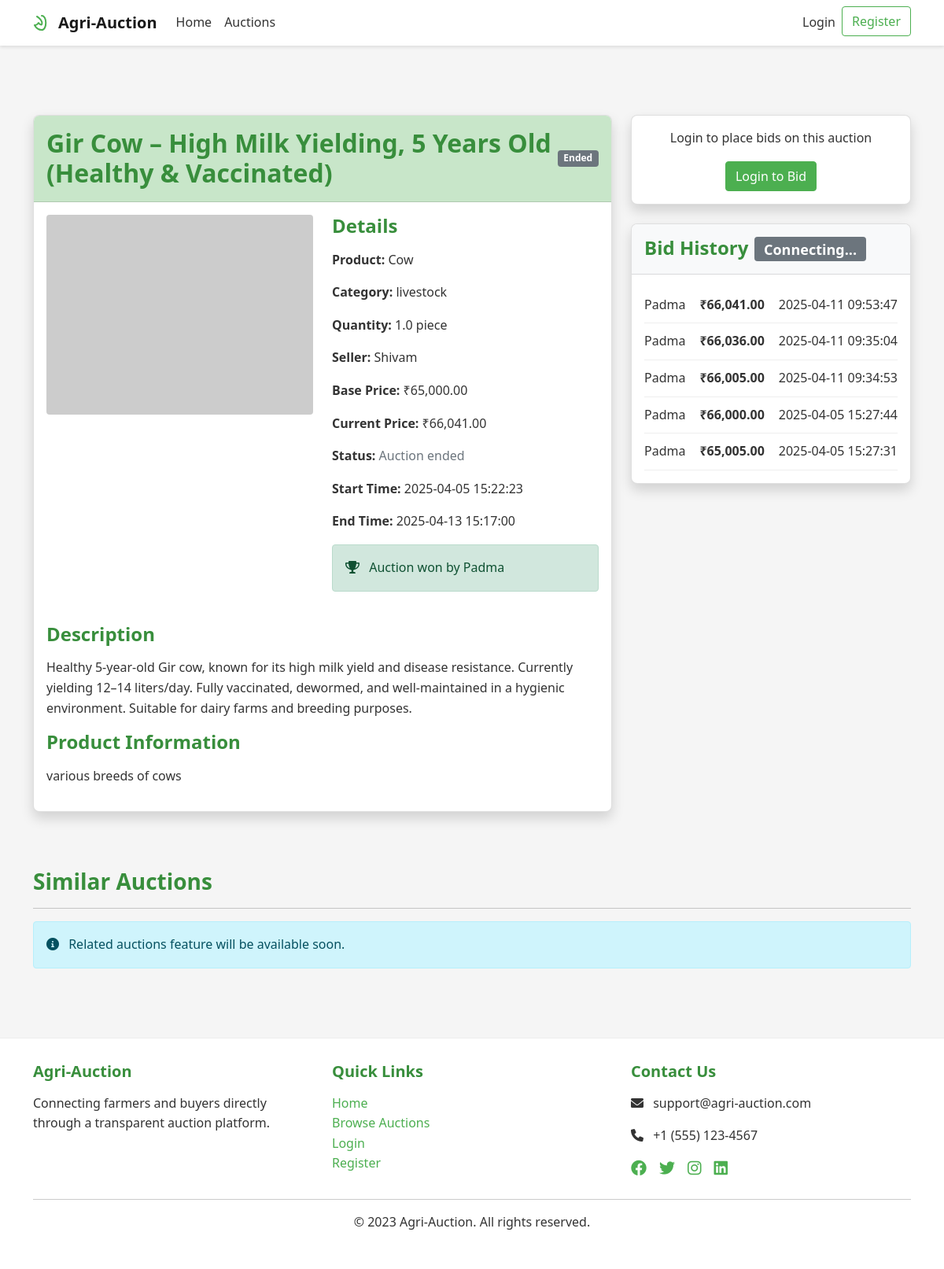
The page /auction/5 on the database its author committed.
### models.py (models this page shows, shortened)
class Auction(db.Model):
    id = db.Column(db.Integer, primary_key=True)
    title = db.Column(db.String(100), nullable=False)
    description = db.Column(db.Text, nullable=True)
    quantity = db.Column(db.Float, nullable=False)
    unit = db.Column(db.String(20), nullable=False)  # kg, tons, etc.
    base_price = db.Column(db.Float, nullable=False)
    current_price = db.Column(db.Float, nullable=False)
    image_url = db.Column(db.String(256), nullable=True)
    start_time = db.Column(db.DateTime, default=datetime.utcnow)
    end_time = db.Column(db.DateTime, nullable=False)
    is_active = db.Column(db.Boolean, default=True)
    created_at = db.Column(db.DateTime, default=datetime.utcnow)
    owner_id = db.Column(db.Integer, db.ForeignKey('user.id'), nullable=False)
    product_id = db.Column(db.Integer, db.ForeignKey('product.id'), nullable=False)
    winner_id = db.Column(db.Integer, db.ForeignKey('user.id'), nullable=True)
    bids = db.relationship('Bid', backref='auction', lazy=True)
    transactions = db.relationship('Transaction', backref='auction', lazy=True)
    def is_ended(self):
        return datetime.utcnow() > self.end_time

class Product(db.Model):
    id = db.Column(db.Integer, primary_key=True)
    name = db.Column(db.String(100), nullable=False)
    category = db.Column(db.String(50), nullable=False)
    description = db.Column(db.Text, nullable=True)
    auctions = db.relationship('Auction', backref='product', lazy=True)

class User(UserMixin, db.Model):
    id = db.Column(db.Integer, primary_key=True)
    username = db.Column(db.String(64), unique=True, nullable=False)
    email = db.Column(db.String(120), unique=True, nullable=False)
    password_hash = db.Column(db.String(256), nullable=False)
    first_name = db.Column(db.String(64), nullable=True)
    last_name = db.Column(db.String(64), nullable=True)
    phone = db.Column(db.String(20), nullable=True)
    address = db.Column(db.String(256), nullable=True)
    is_farmer = db.Column(db.Boolean, default=False)
    is_admin = db.Column(db.Boolean, default=False)
    created_at = db.Column(db.DateTime, default=datetime.utcnow)
    auctions = db.relationship('Auction', foreign_keys='Auction.owner_id', backref='owner', lazy=True)
    bids = db.relationship('Bid', backref='bidder', lazy=True)
    won_auctions = db.relationship('Auction', foreign_keys='Auction.winner_id', backref='winner', lazy=True)
    buyer_transactions = db.relationship('Transaction', foreign_keys='Transaction.buyer_id', backref='buyer', lazy=True)
    seller_transactions = db.relationship('Transaction', foreign_keys='Transaction.seller_id', backref='seller', lazy=True)

class Bid(db.Model):
    id = db.Column(db.Integer, primary_key=True)
    amount = db.Column(db.Float, nullable=False)
    created_at = db.Column(db.DateTime, default=datetime.utcnow)
    auction_id = db.Column(db.Integer, db.ForeignKey('auction.id'), nullable=False)
    user_id = db.Column(db.Integer, db.ForeignKey('user.id'), nullable=False)

### routes.py (the view, shortened to what this page needs)
    @app.route('/auction/<int:auction_id>', methods=['GET', 'POST'])
    def auction_detail(auction_id):
        auction = Auction.query.get_or_404(auction_id)
        update_auction_status(auction)
        form = BidForm()
        form.auction_id.data = auction_id
        bid_history = Bid.query.filter_by(auction_id=auction_id).order_by(desc(Bid.created_at)).all()
        return render_template('auction_detail.html',
                               auction=auction,
                               form=form,
                               bid_history=bid_history,
                               now=datetime.utcnow())

### templates/auction_detail.html (shortened to what this page needs)
{% extends "base.html" %}
{% block content %}
<div class="container py-5">
    <div class="row">
        <div class="col-md-8">
            <div class="card shadow mb-4">
                <div class="card-header d-flex justify-content-between align-items-center">
                    <h2 class="mb-0">{{ auction.title }}</h2>
                    <span class="badge bg-{{ 'success' if auction.is_active else 'secondary' }}">
                        {{ 'Active' if auction.is_active else 'Ended' }}
                    </span>
                </div>
                <div class="card-body">
                    <div class="row mb-4">
                        <div class="col-md-6">
                            <img src="{{ auction.image_url or 'https://via.placeholder.com/400x300?text=No+Image+Available' }}"
                                 class="img-fluid rounded auction-image" alt="{{ auction.title }}">
                        </div>
                        <div class="col-md-6">
                            <h4 class="mb-3">Details</h4>
                            <p><strong>Product:</strong> {{ auction.product.name }}</p>
                            <p><strong>Category:</strong> {{ auction.product.category }}</p>
                            <p><strong>Quantity:</strong> {{ auction.quantity }} {{ auction.unit }}</p>
                            <p><strong>Seller:</strong> {{ auction.owner.username }}</p>
                            <p><strong>Base Price:</strong> {{ auction.base_price|currency }}</p>
                            <p><strong>Current Price:</strong> <span id="current-price">{{ auction.current_price|currency }}</span></p>
                            <p>
                                <strong>Status:</strong>
                                {% if auction.is_active %}
                                <span class="text-success">Auction ending in <span class="countdown" data-end-time="{{ auction.end_time }}">...</span></span>
                                {% else %}
                                <span class="text-secondary">Auction ended</span>
                                {% endif %}
                            </p>
                            <p><strong>Start Time:</strong> {{ auction.start_time|format_datetime }}</p>
                            <p><strong>End Time:</strong> {{ auction.end_time|format_datetime }}</p>
                            {% if auction.is_ended() and auction.winner_id %}
                                <div class="alert alert-success">
                                    <i class="fas fa-trophy me-2"></i>
                                    {% if auction.winner_id == current_user.id %}
                                        Congratulations! You won this auction!
                                        <a href="{{ url_for('payment', auction_id=auction.id) }}" class="btn btn-success btn-sm mt-2">Complete Payment</a>
                                    {% else %}
                                        Auction won by {{ auction.winner.username }}
                                    {% endif %}
                                </div>
                            {% elif auction.is_ended() %}
                                <div class="alert alert-warning">
                                    <i class="fas fa-exclamation-circle me-2"></i>
                                    Auction ended with no bids.
                                </div>
                            {% endif %}
                        </div>
                    </div>
                    <h4>Description</h4>
                    <p>{{ auction.description or 'No description provided.' }}</p>
                    <h4>Product Information</h4>
                    <p>{{ auction.product.description or 'No product information provided.' }}</p>
                </div>
            </div>
        </div>
        <div class="col-md-4">
            {% if auction.is_active and current_user.is_authenticated and not current_user.is_farmer and current_user.id != auction.owner_id %}
            <div class="card shadow mb-4">
                <div class="card-header bg-primary text-white">
                    <h4 class="mb-0">Place Your Bid</h4>
                </div>
                <div class="card-body">
                    <div id="bid-alert"></div>
                    <form id="bid-form">
                        {{ form.hidden_tag() }}
                        <input type="hidden" name="auction_id" id="auction_id" value="{{ auction.id }}">
                        <div class="mb-3">
                            {{ form.amount.label(class="form-label") }}
                            {% if form.amount.errors %}
                                {{ form.amount(class="form-control is-invalid", value=(auction.current_price + 1) if auction.current_price < 100 else (auction.current_price + 5)) }}
                                <div class="invalid-feedback">
                                    {% for error in form.amount.errors %}
                                        {{ error }}
                                    {% endfor %}
                                </div>
                            {% else %}
                                {{ form.amount(class="form-control", value=(auction.current_price + 1) if auction.current_price < 100 else (auction.current_price + 5)) }}
                            {% endif %}
                            <div class="form-text">
                                Minimum bid: {{ (auction.current_price + 1)|currency if auction.current_price < 100 else (auction.current_price + 5)|currency }}
                            </div>
                        </div>
                        <div class="d-grid gap-2">
                            <button type="submit" id="bid-button" class="btn btn-primary">Place Bid</button>
                        </div>
                    </form>
                </div>
            </div>
            {% elif not current_user.is_authenticated %}
            <div class="card shadow mb-4">
                <div class="card-body text-center">
                    <p class="mb-3">Login to place bids on this auction</p>
                    <a href="{{ url_for('login', next=request.url) }}" class="btn btn-primary">Login to Bid</a>
                </div>
            </div>
            {% endif %}
            <div class="card shadow">
                <div class="card-header bg-light">
                    <h4 class="mb-0">Bid History</h4>
                </div>
                <div class="card-body">
                    <div id="bid-history">
                        {% if bid_history %}
                            {% for bid in bid_history %}
                            <div class="bid-item">
                                <div class="bid-user">{{ bid.bidder.username }}</div>
                                <div class="bid-amount">{{ bid.amount|currency }}</div>
                                <div class="bid-time">{{ bid.created_at|format_datetime }}</div>
                            </div>
                            {% endfor %}
                        {% else %}
                            <div class="text-center text-muted">
                                <p>No bids yet. Be the first to bid!</p>
                            </div>
                        {% endif %}
                    </div>
                </div>
            </div>
        </div>
    </div>
    <div class="row mt-5">
        <div class="col-12">
            <h3>Similar Auctions</h3>
            <hr>
        </div>
        <div class="col-12">
            <div class="alert alert-info">
                <i class="fas fa-info-circle me-2"></i> Related auctions feature will be available soon.
            </div>
        </div>
    </div>
</div>
{% endblock %}

### templates/base.html (shortened to what this page needs)
<!DOCTYPE html>
<html lang="en">
<head>
    <link href="https://cdn.jsdelivr.net/npm/bootstrap@5.1.3/dist/css/bootstrap.min.css" rel="stylesheet">
    <link rel="stylesheet" href="https://cdnjs.cloudflare.com/ajax/libs/font-awesome/6.0.0-beta3/css/all.min.css">
    <link rel="stylesheet" href="{{ url_for('static', filename='css/style.css') }}">
</head>
<body>
    <nav class="navbar navbar-expand-lg navbar-light sticky-top">
        <div class="container">
            <a class="navbar-brand d-flex align-items-center" href="{{ url_for('index') }}">
                <svg xmlns="http://www.w3.org/2000/svg" width="24" height="24" viewBox="0 0 24 24" fill="none" stroke="#4caf50" stroke-width="2" stroke-linecap="round" stroke-linejoin="round" class="feather feather-leaf me-2">
                    <path d="M11 3c7 0 7 18 0 18-3.5 0-7-2-9-6 1.272.272 3 0 5-3 1 2 4 3 4 2 2-4-4-9-6-10"></path>
                </svg>
                Agri-Auction
            </a>
            <div class="collapse navbar-collapse" id="navbarNav">
                <ul class="navbar-nav me-auto">
                    <li class="nav-item">
                        <a class="nav-link" href="{{ url_for('index') }}">Home</a>
                    </li>
                    <li class="nav-item">
                        <a class="nav-link" href="{{ url_for('auctions') }}">Auctions</a>
                    </li>
                </ul>
                <ul class="navbar-nav">
                    {% if current_user.is_authenticated %}
                    <li class="nav-item dropdown">
                        <a class="nav-link dropdown-toggle" href="#" id="navbarDropdown" role="button" data-bs-toggle="dropdown" aria-expanded="false">
                            <i class="fas fa-user-circle me-1"></i> {{ current_user.username }}
                        </a>
                        <ul class="dropdown-menu dropdown-menu-end" aria-labelledby="navbarDropdown">
                            <li><a class="dropdown-item" href="{{ url_for('profile') }}">Profile</a></li>
                            <li><hr class="dropdown-divider"></li>
                            <li><a class="dropdown-item" href="{{ url_for('logout') }}">Logout</a></li>
                        </ul>
                    </li>
                    {% else %}
                    <li class="nav-item">
                        <a class="nav-link" href="{{ url_for('login') }}">Login</a>
                    </li>
                    <li class="nav-item">
                        <a class="btn btn-outline-primary" href="{{ url_for('register') }}">Register</a>
                    </li>
                    {% endif %}
                </ul>
            </div>
        </div>
    </nav>
    <main class="py-4">
        {% block content %}{% endblock %}
    </main>
    <footer class="mt-auto">
        <div class="container">
            <div class="row">
                <div class="col-md-4">
                    <h5>Agri-Auction</h5>
                    <p>Connecting farmers and buyers directly through a transparent auction platform.</p>
                </div>
                <div class="col-md-4">
                    <h5>Quick Links</h5>
                    <ul class="list-unstyled">
                        <li><a href="{{ url_for('index') }}">Home</a></li>
                        <li><a href="{{ url_for('auctions') }}">Browse Auctions</a></li>
                        <li><a href="{{ url_for('login') }}">Login</a></li>
                        <li><a href="{{ url_for('register') }}">Register</a></li>
                    </ul>
                </div>
                <div class="col-md-4">
                    <h5>Contact Us</h5>
                    <p><i class="fas fa-envelope me-2"></i> support@agri-auction.com</p>
                    <p><i class="fas fa-phone me-2"></i> +1 (555) 123-4567</p>
                    <div class="d-flex mt-3">
                        <a href="#" class="me-3"><i class="fab fa-facebook fa-lg"></i></a>
                        <a href="#" class="me-3"><i class="fab fa-twitter fa-lg"></i></a>
                        <a href="#" class="me-3"><i class="fab fa-instagram fa-lg"></i></a>
                        <a href="#"><i class="fab fa-linkedin fa-lg"></i></a>
                    </div>
                </div>
            </div>
            <hr>
            <div class="text-center">
                <p>&copy; 2023 Agri-Auction. All rights reserved.</p>
            </div>
        </div>
    </footer>
</body>
</html>

### rows shown on the page
Auction: title "Gir Cow – High Milk Yielding, 5 Years Old (Healthy & Vaccinated)", is_active "Ended", quantity "1.0", unit "piece", base_price "₹65,000.00", current_price "₹66,041.00", start_time "2025-04-05 15:22:23", end_time "2025-04-13 15:17:00", description "Healthy 5-year-old Gir cow, known for its high milk yield and disease resistance. Currently yielding 12–14 liters/day. Fully vaccinated, dewormed, and well-maintained in a hygienic environment. Suitable for dairy farms and breeding purposes."
Product: product.name "Cow", product.category "livestock", product "various breeds of cows"
User: owner.username "Shivam"
User: winner.username "Padma"
Bid: bidder.username "Padma", amount "₹66,041.00", created_at "2025-04-11 09:53:47"
Bid: bidder.username "Padma", amount "₹66,036.00", created_at "2025-04-11 09:35:04"
Bid: bidder.username "Padma", amount "₹66,005.00", created_at "2025-04-11 09:34:53"
Bid: bidder.username "Padma", amount "₹66,000.00", created_at "2025-04-05 15:27:44"
Bid: bidder.username "Padma", amount "₹65,005.00", created_at "2025-04-05 15:27:31"
